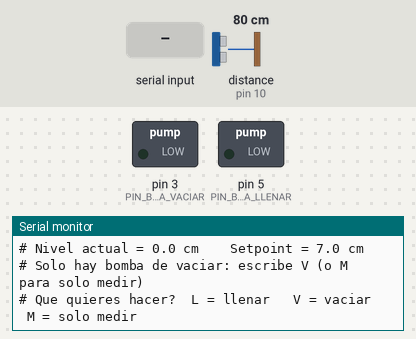
A sketch run on a simulated Arduino Uno, built with avr-gcc and run on an emulated ATmega328P. Shown: switched loads named in the sketch (green lamp = pin HIGH), the last lines printed to the serial monitor. Wiring (inferred from the names in the program): ultrasonic range finder: trigger pin 9; echo pin 10. The test bench sets the inputs (shaded band); at power-on: distance to the obstacle (sensor on pin 10) 80 cm. The echo pulse lasts 58.3 µs per cm; pins used as bus, display or sensor lines are not drawn.

Above: at 1.1 s.
1.2 s: "m\n" received over Serial
At 1.4 s:
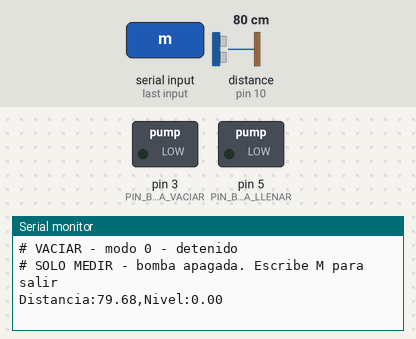
2.7 s: byte 76 ('L') received over Serial
At 2.83 s:
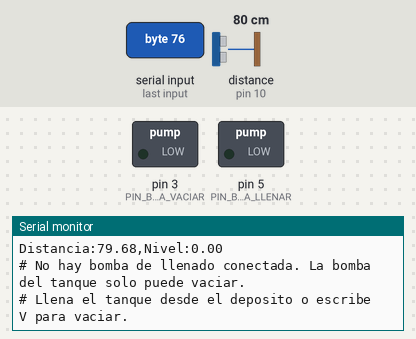
4.2 s: byte 77 ('M') received over Serial
At 4.4 s:
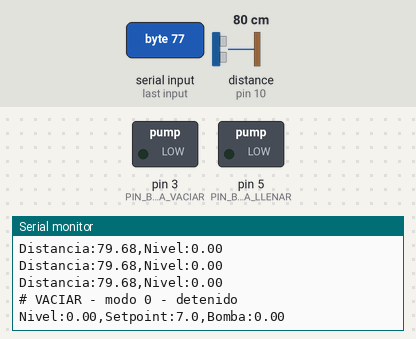
6.1 s: byte 88 ('X') received over Serial
At 6.23 s:
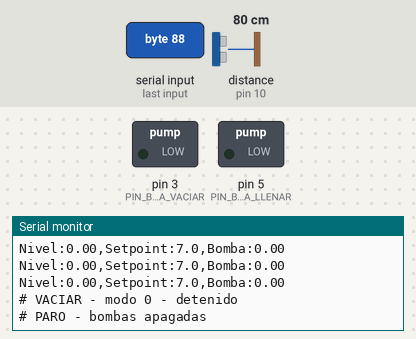
7.6 s: byte 114 ('r') received over Serial
9.1 s: "90 45\n" received over Serial
At 9.25 s:
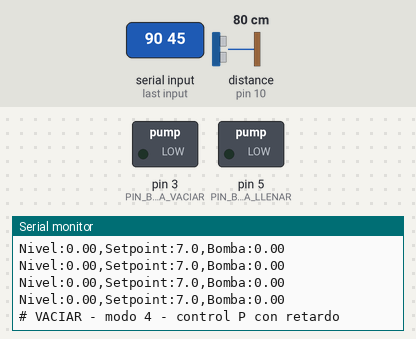

The sketch:

control_nivel_tanque_limpio.ino
```cpp
const int PIN_TRIG          = 9;
const int PIN_ECHO          = 10;
const int PIN_BOMBA_VACIAR  = 3;
const int PIN_BOMBA_LLENAR  = 5;
const bool HAY_BOMBA_LLENAR = false;

const float DIST_SENSOR_FONDO_CM = 14.6;
const float NIVEL_MAX_CM = 11.0;
const float NIVEL_MIN_CM = 4.0;

float velocidad = 40.0;
float setpoint  = 7.0;
float Kp        = 15.0;
float Ti        = 20.0;

const float KP_INESTABLE = 40.0;
const float RETARDO_S    = 8.0;
const float PWM_MINIMO   = 35.0;
const float TS           = 0.2;

const bool PWM_ALTA_FRECUENCIA = false;

const int MAX_RETARDO = 100;
float bufferNivel[MAX_RETARDO];
int   idxBuffer = 0;
int   modo = 0;
bool  llenar = true;
float integral = 0;
float nivelAnterior = 0;
bool  primeraLectura = true;
const float FILTRO = 0.25;
float ultimaDistancia = -1;
bool  soloMedir = false;
int   fallosSensor = 0;
unsigned long tAnterior = 0;

float leerDistanciaCm() {
  digitalWrite(PIN_TRIG, LOW);
  delayMicroseconds(2);
  digitalWrite(PIN_TRIG, HIGH);
  delayMicroseconds(10);
  digitalWrite(PIN_TRIG, LOW);
  unsigned long duracion = pulseIn(PIN_ECHO, HIGH, 25000UL);
  if (duracion == 0) return -1.0;
  return duracion * 0.0343 / 2.0;
}

float leerNivelCm() {
  float v[5];
  int n = 0;
  for (int i = 0; i < 5; i++) {
    float d = leerDistanciaCm();
    if (d > 0) v[n++] = d;
    delay(4);
  }
  if (n == 0) { fallosSensor++; return nivelAnterior; }
  fallosSensor = 0;
  for (int i = 0; i < n - 1; i++)
    for (int j = i + 1; j < n; j++)
      if (v[j] < v[i]) { float t = v[i]; v[i] = v[j]; v[j] = t; }
  ultimaDistancia = v[n / 2];
  float crudo = DIST_SENSOR_FONDO_CM - v[n / 2];
  if (crudo < 0) crudo = 0;

  float nivel = primeraLectura ? crudo : nivelAnterior + FILTRO * (crudo - nivelAnterior);
  primeraLectura = false;
  nivelAnterior = nivel;
  return nivel;
}

int pwmDe(float u) {
  if (u <= 0.5) return 0;
  float pwm = PWM_MINIMO + u * (100.0 - PWM_MINIMO) / 100.0;
  return (int)(pwm * 255.0 / 100.0);
}

float aplicarBomba(float u) {
  u = constrain(u, 0, 100);
  if (llenar) {
    analogWrite(PIN_BOMBA_VACIAR, 0);
    if (HAY_BOMBA_LLENAR) analogWrite(PIN_BOMBA_LLENAR, pwmDe(u));
    else u = 0;
  } else {
    if (HAY_BOMBA_LLENAR) analogWrite(PIN_BOMBA_LLENAR, 0);
    analogWrite(PIN_BOMBA_VACIAR, pwmDe(u));
  }
  return u;
}

void apagarBombas() {
  analogWrite(PIN_BOMBA_VACIAR, 0);
  if (HAY_BOMBA_LLENAR) analogWrite(PIN_BOMBA_LLENAR, 0);
}

void cambiarModo(int m) {
  modo = m;
  integral = 0;
  for (int i = 0; i < MAX_RETARDO; i++) bufferNivel[i] = nivelAnterior;
  Serial.print(llenar ? F("# LLENAR - modo ") : F("# VACIAR - modo "));
  Serial.print(m);
  if (m == 0) Serial.println(F(" - detenido"));
  if (m == 1) { Serial.print(F(" - lazo abierto al ")); Serial.print(velocidad, 0); Serial.println(F(" %")); }
  if (m == 2) { Serial.print(F(" - control P con Kp = ")); Serial.println(Kp); }
  if (m == 3) { Serial.print(F(" - control PI con Kp = ")); Serial.print(Kp); Serial.print(F(" y Ti = ")); Serial.println(Ti); }
  if (m == 4) Serial.println(F(" - control P con retardo"));
}

bool elegirSentido(bool quiereLlenar) {
  if (quiereLlenar && !HAY_BOMBA_LLENAR) {
    Serial.println(F("# No hay bomba de llenado conectada. La bomba del tanque solo puede vaciar."));
    Serial.println(F("# Llena el tanque desde el deposito o escribe V para vaciar."));
    return false;
  }
  llenar = quiereLlenar;
  apagarBombas();
  cambiarModo(0);
  return true;
}

void preguntarSentido() {
  float nivel = leerNivelCm();
  Serial.println(F("# ----------------------------------------"));
  Serial.print(F("# Nivel actual = ")); Serial.print(nivel, 1);
  Serial.print(F(" cm    Setpoint = ")); Serial.print(setpoint, 1); Serial.println(F(" cm"));
  if (!HAY_BOMBA_LLENAR) Serial.println(F("# Solo hay bomba de vaciar: escribe V (o M para solo medir)"));
  else if (nivel < setpoint) Serial.println(F("# El nivel esta por DEBAJO del setpoint (sugerido L)"));
  else                  Serial.println(F("# El nivel esta por ENCIMA del setpoint (sugerido V)"));
  Serial.println(F("# Que quieres hacer?  L = llenar   V = vaciar   M = solo medir"));
  while (true) {
    if (Serial.available()) {
      char c = Serial.read();
      if ((c == 'L' || c == 'l') && elegirSentido(true))  break;
      if ((c == 'V' || c == 'v') && elegirSentido(false)) break;
      if (c == 'M' || c == 'm') {
        elegirSentido(false);
        soloMedir = true;
        Serial.println(F("# SOLO MEDIR - bomba apagada. Escribe M para salir"));
        return;
      }
    }
  }
  Serial.println(F("# Escribe 1 (lazo abierto), 2 (P), 3 (PI) o 4 (inestable) para empezar"));
}

void leerComandos() {
  if (Serial.available() == 0) return;
  char c = Serial.read();
  if (c == 'X' || c == 'x') { soloMedir = false; apagarBombas(); cambiarModo(0); Serial.println(F("# PARO - bombas apagadas")); return; }
  if (c == 'M' || c == 'm') {
    soloMedir = !soloMedir;
    apagarBombas();
    if (soloMedir) Serial.println(F("# SOLO MEDIR - bomba apagada. Escribe M para salir"));
    else           cambiarModo(0);
    return;
  }
  if (c >= '0' && c <= '4') { cambiarModo(c - '0'); return; }
  if (c == '\n' || c == '\r' || c == ' ') return;
  if (c == 'L' || c == 'l') { elegirSentido(true);  return; }
  if (c == 'V' || c == 'v') {

    delay(20);
    if (Serial.peek() >= '0' && Serial.peek() <= '9') {
      velocidad = constrain(Serial.parseFloat(), 0, 100);
      cambiarModo(1);
    } else {
      elegirSentido(false);
    }
    return;
  }
  float x = Serial.parseFloat();
  if (c == 'r' || c == 'R') {
    if (x > NIVEL_MIN_CM && x < NIVEL_MAX_CM) { setpoint = x; Serial.print(F("# Setpoint = ")); Serial.println(setpoint); }
    else Serial.println(F("# Setpoint fuera de rango"));
  }
  if ((c == 'k' || c == 'K') && x > 0) { Kp = x; Serial.print(F("# Kp = ")); Serial.println(Kp); }
  if ((c == 'i' || c == 'I') && x > 0) { Ti = x; integral = 0; Serial.print(F("# Ti = ")); Serial.println(Ti); }
}

void setup() {
  pinMode(PIN_TRIG, OUTPUT);
  pinMode(PIN_ECHO, INPUT);
  pinMode(PIN_BOMBA_VACIAR, OUTPUT);
  pinMode(PIN_BOMBA_LLENAR, OUTPUT);
  if (PWM_ALTA_FRECUENCIA) TCCR2B = (TCCR2B & 0b11111000) | 0x01;
  apagarBombas();
  Serial.begin(115200);
  Serial.setTimeout(50);
  delay(300);
  preguntarSentido();
}

void loop() {
  leerComandos();

  unsigned long ahora = millis();
  if (ahora - tAnterior < (unsigned long)(TS * 1000)) return;
  tAnterior = ahora;

  float nivel = leerNivelCm();

  if (soloMedir) {
    apagarBombas();
    Serial.print(F("Distancia:")); Serial.print(ultimaDistancia, 2);
    Serial.print(F(",Nivel:"));    Serial.println(nivel, 2);
    return;
  }

  bufferNivel[idxBuffer] = nivel;
  int nRet = min((int)(RETARDO_S / TS), MAX_RETARDO - 1);
  float nivelViejo = bufferNivel[(idxBuffer - nRet + MAX_RETARDO) % MAX_RETARDO];
  idxBuffer = (idxBuffer + 1) % MAX_RETARDO;

  float signo = llenar ? 1.0 : -1.0;
  float e      = signo * (setpoint - nivel);
  float eViejo = signo * (setpoint - nivelViejo);
  float u = 0;

  if (modo == 1) u = velocidad;
  if (modo == 2) u = Kp * e;
  if (modo == 3) {
    float prueba = Kp * (e + (integral + e * TS) / Ti);
    if ((prueba > 0 && prueba < 100) || (prueba >= 100 && e < 0) || (prueba <= 0 && e > 0))
      integral += e * TS;
    u = Kp * (e + integral / Ti);
  }
  if (modo == 4) u = KP_INESTABLE * eViejo;

  if (llenar  && nivel >= NIVEL_MAX_CM) u = 0;
  if (!llenar && nivel <= NIVEL_MIN_CM) u = 0;
  if (fallosSensor >= 10) u = 0;

  u = aplicarBomba(u);

  Serial.print(F("Nivel:"));     Serial.print(nivel, 2);
  Serial.print(F(",Setpoint:")); Serial.print(setpoint, 1);
  Serial.print(F(",Bomba:"));    Serial.println(u / 10.0, 2);
}
```

Measured:
- after the input at 1.2 s, the serial monitor: prints a new line at once (image 1)
- after the input at 2.7 s, the serial monitor: prints a new line at once (image 2)
- after the input at 4.2 s, the serial monitor: prints a new line after 0.05 s (image 3)
- after the input at 6.1 s, the serial monitor: prints a new line at once (image 4)
- after the input at 9.1 s, the serial monitor: prints a new line at once (image 5)
